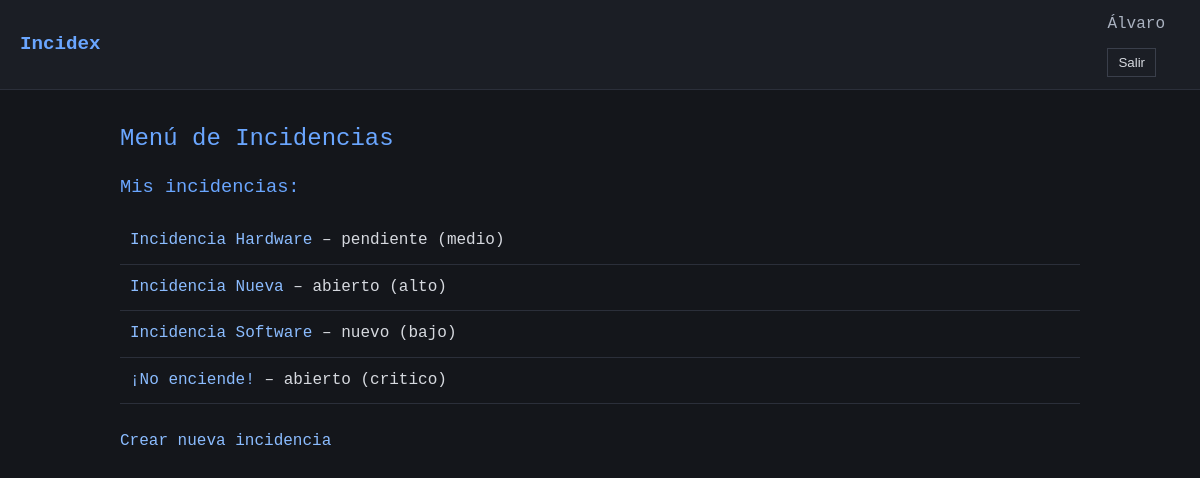
The app's page / (signed in), older data.
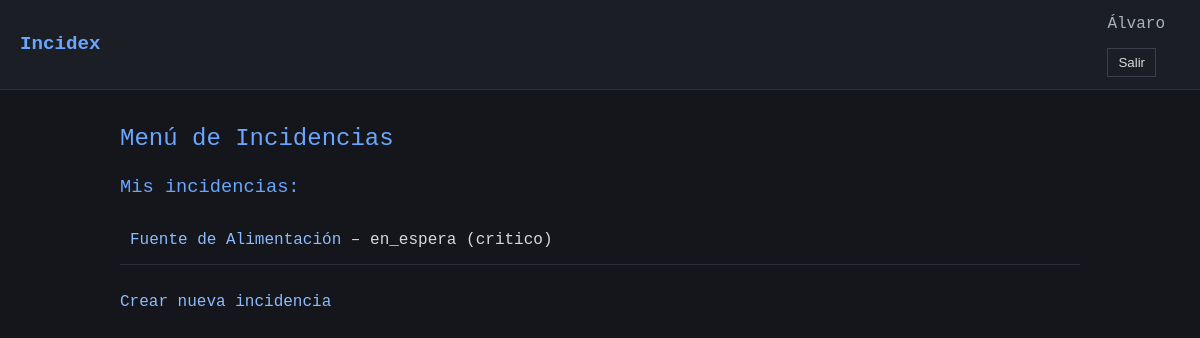
The same page, newer data.
### incidencias/models.py (models this page shows, shortened)
class Incidencia(models.Model):
    CRITICIDAD_CHOICES = [
        ('bajo', 'Bajo'),
        ('medio', 'Medio'),
        ('alto', 'Alto'),
        ('critico', 'Crítico'),
    ]
    TIPO_INCIDENCIA_CHOICES = [
        ('hardware', 'Hardware'),
        ('software', 'Software'),
    ]
    ESTADO_CHOICES = [
        ('nuevo', 'Nuevo'),
        ('abierto', 'Abierto'),
        ('pendiente', 'Pendiente'),
        ('en_espera', 'En Espera'),
        ('resuelto', 'Resuelto'),
        ('cerrado', 'Cerrado'),
    ]
    titulo = models.CharField(max_length=100)
    descripcion = models.TextField()
    criticidad = models.CharField(max_length=10, choices=CRITICIDAD_CHOICES)
    tipo_incidencia = models.CharField(max_length=10, choices=TIPO_INCIDENCIA_CHOICES)
    estado = models.CharField(max_length=10, choices=ESTADO_CHOICES, default='nuevo')
    fecha_creacion = models.DateTimeField(auto_now_add=True)
    usuario_creador = models.ForeignKey(User, on_delete=models.CASCADE, related_name='incidencias')
    tecnico_asignado = models.ForeignKey(Tecnico, on_delete=models.SET_NULL, null=True, blank=True, related_name='incidencias')

### incidencias/views.py (the view, shortened to what this page needs)
# urls.py: path('', views.home, name='home'),
@login_required
def home(request):
    user = request.user
    context = {}
    if user.groups.filter(name='Usuarios').exists():
        incidencias = Incidencia.objects.filter(usuario_creador=user)
        context['tipo_panel'] = 'usuario'
        context['incidencias'] = incidencias
    else:
        incidencias = Incidencia.objects.all()
        context['tipo_panel'] = 'admin'
        context['incidencias'] = incidencias
    return render(request, "incidencias/home.html", context)

### templates/incidencias/home.html (shortened to what this page needs)
{% extends "base.html" %}
{% block content %}
    <h2>Menú de Incidencias</h2>
    {% if tipo_panel == 'usuario' %}
        <h3>Mis incidencias:</h3>
        {% if incidencias %}
            <ul>
            {% for incidencia in incidencias %}
                <li>
                    <a href="{% url 'detalle_incidencia' incidencia.id %}">{{ incidencia.titulo }}</a> – {{ incidencia.estado }} ({{ incidencia.criticidad }})
                </li>
            {% endfor %}
            </ul>
        {% else %}
            <p>No tienes incidencias registradas.</p>
        {% endif %}
    <a href="{% url 'crear_incidencia' %}">Crear nueva incidencia</a>
    {% else %}
        <p>No tienes un perfil válido configurado.</p>
    {% endif %}
{% endblock %}

### templates/base.html (shortened to what this page needs)
{% load static %}
<!DOCTYPE html>
<html lang="es">
<head>
    <link rel="stylesheet" href="{% static 'css/styles.css' %}">
</head>
<body>
    <header class="topbar">
        <div class="topbar-left">
            <span class="logo">Incidex</span>
        </div>
        <div class="topbar-right">
            {% if user.is_authenticated %}
                <span class="user-info">{{ user.username }}</span>
                <form method="post" action="{% url 'logout' %}" class="logout-form">
                    <button type="submit">Salir</button>
                </form>
            {% endif %}
        </div>
    </header>
    <main class="container">
        {% block content %}
        {% endblock %}
    </main>
</body>
</html>

### static/css/styles.css (style rules this page uses)
* { box-sizing: border-box; margin: 0; padding: 0; }
body { font-family: Consolas, Monaco, "Courier New", monospace; background-color: #14161b; color: #d6d9df; line-height: 1.6; }
.topbar { display: flex; justify-content: space-between; align-items: center; background-color: #1b1e25; padding: 12px 20px; border-bottom: 1px solid #2b2f3a; }
.logo { font-size: 1.2rem; font-weight: bold; color: #6aa6ff; }
.user-info { margin-right: 15px; color: #aab2c0; }
.logout-form button { background-color: #1b1e25; border: 1px solid #3a3f4b; color: #d6d9df; padding: 6px 10px; cursor: pointer; }
.container { max-width: 1000px; margin: 30px auto; padding: 0 20px; }
h2, h3 { margin-bottom: 15px; color: #6aa6ff; font-weight: normal; }
ul { list-style: none; margin-bottom: 25px; }
li { padding: 10px; border-bottom: 1px solid #2b2f3a; }
a { color: #8bbcff; text-decoration: none; }
form { margin-top: 10px; }
select, button { background-color: #1b1e25; color: #d6d9df; border: 1px solid #3a3f4b; padding: 6px 8px; margin-right: 5px; }

Row changes from the older to the newer data that the page shows:
removed Incidencia: titulo "Incidencia Hardware", estado "pendiente", criticidad "medio"
removed Incidencia: titulo "Incidencia Nueva", estado "abierto", criticidad "alto"
removed Incidencia: titulo "Incidencia Software", estado "nuevo", criticidad "bajo"
removed Incidencia: titulo "¡No enciende!", estado "abierto", criticidad "critico"
added Incidencia: titulo "Fuente de Alimentación", estado "en_espera", criticidad "critico"
